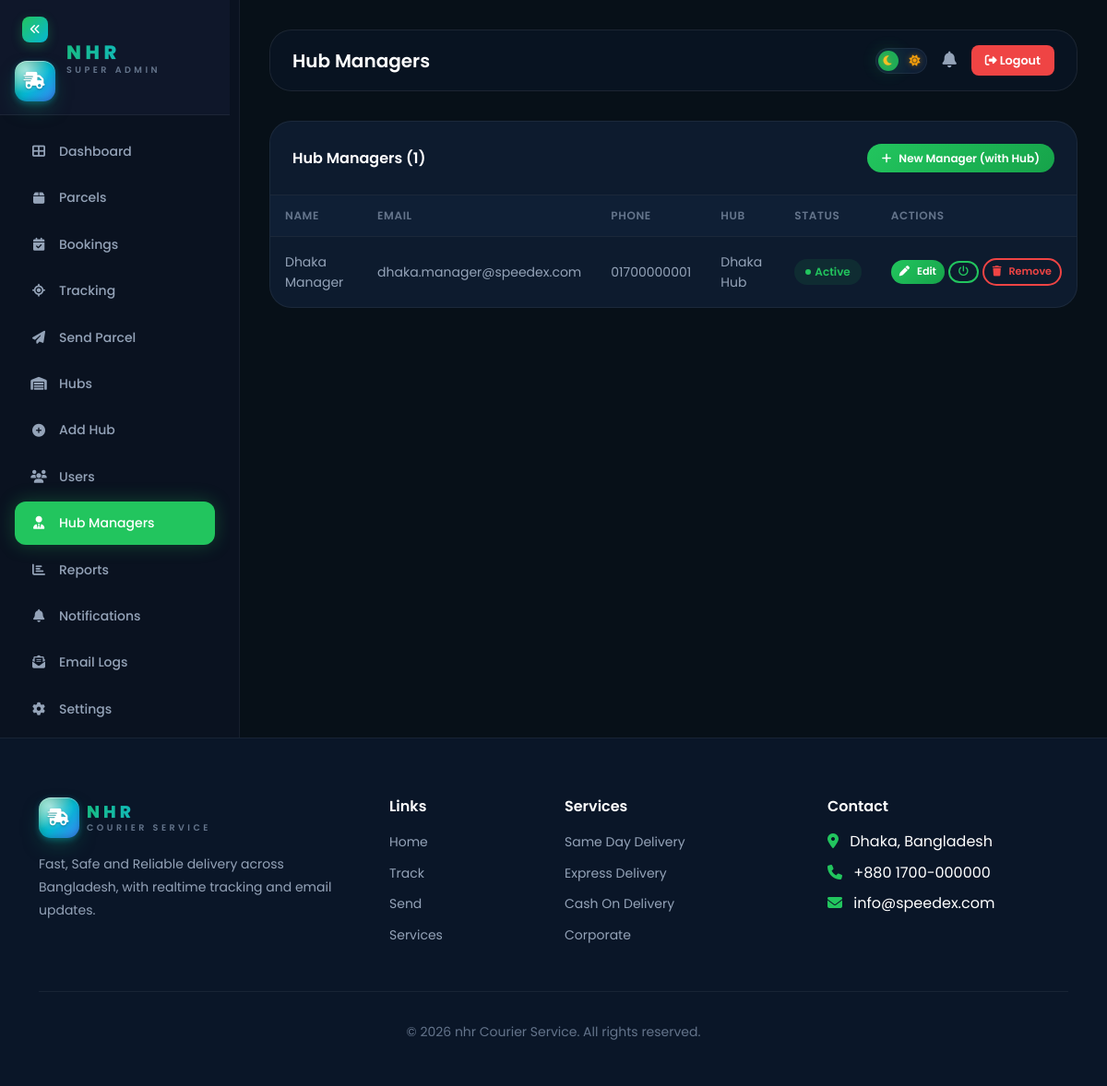
Screenshot of /admin/hub-managers.php (signed in) with the database file from the repository.
### tables this page shows
CREATE TABLE `users` (
  `id` INT UNSIGNED AUTO_INCREMENT PRIMARY KEY,
  `full_name` VARCHAR(100) NOT NULL,
  `email` VARCHAR(255) NOT NULL UNIQUE,
  `phone` VARCHAR(20) NOT NULL,
  `password` VARCHAR(255) NOT NULL,
  `role` ENUM('admin','hub_manager') NOT NULL DEFAULT 'hub_manager',
  `hub_id` INT UNSIGNED DEFAULT NULL,
  `district` VARCHAR(100) DEFAULT NULL,
  `avatar` VARCHAR(255) DEFAULT NULL,
  `status` ENUM('active','inactive','suspended') NOT NULL DEFAULT 'active',
  `last_login` DATETIME DEFAULT NULL,
  `created_at` TIMESTAMP DEFAULT CURRENT_TIMESTAMP,
  `updated_at` TIMESTAMP DEFAULT CURRENT_TIMESTAMP ON UPDATE CURRENT_TIMESTAMP,
  INDEX `idx_users_role` (`role`),
  INDEX `idx_users_hub` (`hub_id`),
  FOREIGN KEY (`hub_id`) REFERENCES `hubs`(`id`) ON DELETE SET NULL
);

CREATE TABLE `hubs` (
  `id` INT UNSIGNED AUTO_INCREMENT PRIMARY KEY,
  `name` VARCHAR(100) NOT NULL,
  `code` VARCHAR(20) NOT NULL UNIQUE,
  `district` VARCHAR(100) NOT NULL,
  `area` VARCHAR(100) NOT NULL,
  `address` TEXT NOT NULL,
  `phone` VARCHAR(20) NOT NULL,
  `email` VARCHAR(255) DEFAULT NULL,
  `manager_id` INT UNSIGNED DEFAULT NULL,
  `status` ENUM('active','inactive') NOT NULL DEFAULT 'active',
  `created_at` TIMESTAMP DEFAULT CURRENT_TIMESTAMP,
  `updated_at` TIMESTAMP DEFAULT CURRENT_TIMESTAMP ON UPDATE CURRENT_TIMESTAMP,
  INDEX `idx_hubs_district` (`district`),
  INDEX `idx_hubs_status` (`status`)
);

### config/database.php (called while the page is built, shortened)
<?php
function sanitize($input): string {
    return htmlspecialchars(trim((string)$input), ENT_QUOTES, 'UTF-8');
}

### admin/hub-managers.php (the view, shortened to what this page needs)
<?php
require_once __DIR__ . '/../includes/admin_shell.php';
$db = Database::getConnection();
$rows = $db->query("SELECT u.*, h.name AS hub_name FROM users u LEFT JOIN hubs h ON h.id=u.hub_id WHERE u.role='hub_manager' ORDER BY u.created_at DESC")->fetchAll();
?>
<div class="table-wrapper">
  <div class="table-header">
    <h6 style="margin:0;font-weight:600;">Hub Managers (<?= count($rows) ?>)</h6>
    <a href="<?= BASE_URL ?>/admin/add-hub.php" class="btn-speedex" style="padding:6px 16px;font-size:.75rem;"><i class="fas fa-plus"></i> New Manager (with Hub)</a>
  </div>
  <div style="overflow-x:auto;"><table class="table-speedex">
    <thead><tr><th>Name</th><th>Email</th><th>Phone</th><th>Hub</th><th>Status</th><th style="width:200px;">Actions</th></tr></thead>
    <tbody>
    <?php foreach ($rows as $u): ?>
      <tr>
        <td><?= sanitize($u['full_name']) ?></td>
        <td><?= sanitize($u['email']) ?></td>
        <td><?= sanitize($u['phone']) ?></td>
        <td><?= sanitize($u['hub_name'] ?? '—') ?></td>
        <td><span class="badge-status badge-<?= $u['status']==='active'?'delivered':'pending' ?>"><?= ucfirst($u['status']) ?></span></td>
        <td style="white-space:nowrap;">
          <button type="button" class="btn-speedex" style="padding:4px 9px;font-size:.7rem;" onclick='openEditModal(<?= json_encode($u, JSON_HEX_APOS|JSON_HEX_QUOT) ?>)'><i class="fas fa-pen"></i> Edit</button>
          <form method="POST" style="display:inline;">
            <button name="action" value="toggle_status" class="btn-speedex-outline" style="padding:4px 9px;font-size:.7rem;" title="Toggle active/inactive"><i class="fas fa-power-off"></i></button>
          </form>
          <form method="POST" style="display:inline;" onsubmit="return confirm('Permanently remove this hub manager? Their hub will become unassigned.');">
            <button name="action" value="delete" class="btn-speedex-outline" style="padding:4px 9px;font-size:.7rem;color:#ef4444;border-color:#ef4444;" title="Remove manager"><i class="fas fa-trash"></i> Remove</button>
          </form>
        </td>
      </tr>
    <?php endforeach; ?>
    </tbody></table></div>
</div>

### rows the page displays
users: full_name "Dhaka Manager", email "dhaka.manager@speedex.com", phone "01700000001", hub.name "Dhaka Hub", status "Active"

### other values shown
$title "Hub Managers"
count($rows) "1"
